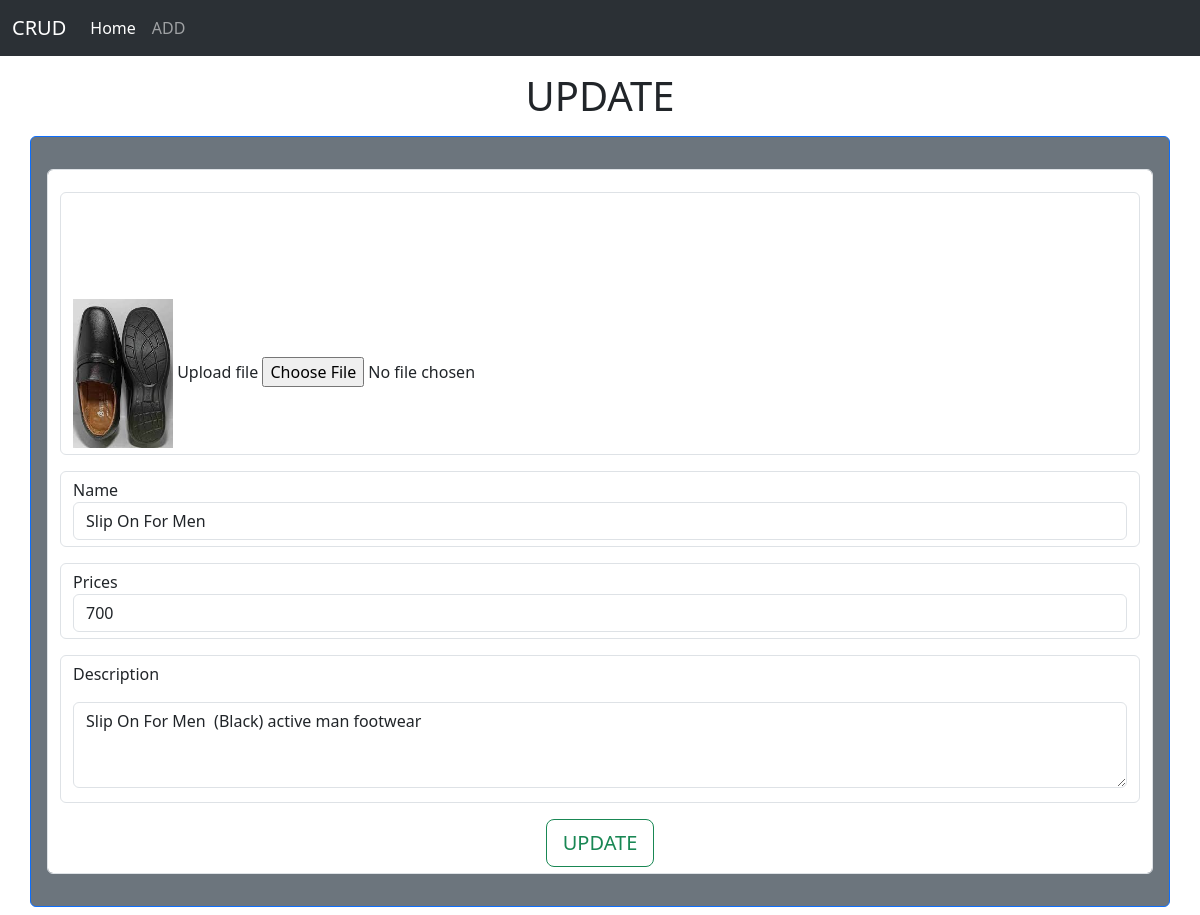
Screenshot of /update/2 with the database file from the repository.
### crudall/models.py (models this page shows)
class CRUD(models.Model):
    Image=models.ImageField(upload_to='image')
    name=models.CharField(max_length=100)
    description=models.CharField(max_length=250)
    price=models.IntegerField()

### crudall/views.py (the view)
# urls.py: path('update/<int:pk>',views.update,name="update"),
def update(request,pk):
    crt=CRUD.objects.get(id=pk)
    data={'crt':crt}
    return render(request,'update.html',data)

### crudall/templates/update.html (shortened to what this page needs)
<!doctype html>
<html lang="en">
<head>
    <link href="https://cdn.jsdelivr.net/npm/bootstrap@5.3.3/dist/css/bootstrap.min.css" rel="stylesheet"
>
        <link rel="stylesheet" href="/static/main.css">
</head>
<body>
    {%include 'nav.html'%}
    <h1 class="text-center my-3">UPDATE</h1>
    <div class="container border rounded border-primary p-3 mb-2 bg-secondary text-white">
        <form action="/to_update/{{crt.id}}" method="post" class="form-control my-3" enctype="multipart/form-data">{% csrf_token %}
            <div class="form-control my-3">
                <div id="previwes" class="image_width"></div>
                <img src="/media/{{crt.Image}}" class="img-fluid" width="150px" alt="" id="change_img">
                <label for="exampleFormControlFile1" >Upload file</label>
                <input type="file" class="form-control-file" name="upload" id="exampleFormControlFile1" onclick="change_image(event)" onchange="getImagepreview(event)" value="{{crt.Image}}">
            </div>
            <div class="form-control my-3">
                <label for="exampleInputEmail1">Name</label>
                <input type="text" class="form-control" id="name"  value="{{crt.name}}" name="name" placeholder="Enter name of product">
            </div>
            <div class="form-control my-3">
                <label for="exampleInputEmail1">Prices</label>
                <input type="text" class="form-control" id="name" name="price" value="{{crt.price}}" placeholder="Enter Price of product">
            </div>
            <div class="form-control my-3">
                <label for="exampleFormControlTextarea1" class="form-label">Description</label>
                <textarea class="form-control my-2" id="exampleFormControlTextarea1" rows="3" name="description">{{crt.description}}</textarea>
            </div>
            <div class="text-center">
                <button type="submit" class="btn btn-outline-success btn-lg " value="Update" name="submit">UPDATE</button>
            </div>
        </form>
    </div>
</body>
</html>

### crudall/static/main.css (style rules this page uses)
.image_width { width: 100px; height: 100px; }
img { width: 100px; height: 100px; }

### rows the page displays
CRUD: Image (picture), name "Slip On For Men", price "700", description "Slip On For Men (Black) active man footwear"
